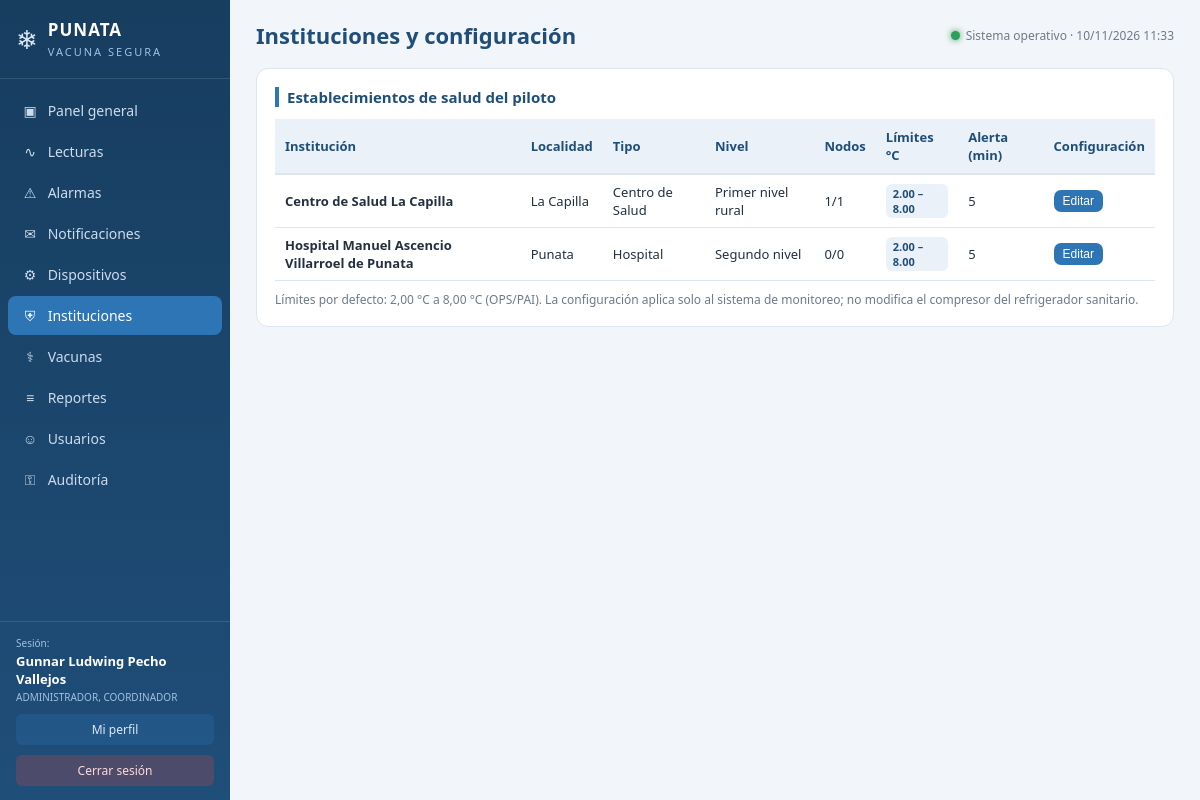
The page /index.php?p=instituciones (signed in) on the database its author committed.
### tables this page shows
CREATE TABLE institucion_salud (
  id_institucion    INT(11) NOT NULL AUTO_INCREMENT,
  id_localidad      INT(11) NOT NULL,
  nombre            VARCHAR(150) NOT NULL,
  tipo_institucion  VARCHAR(80) NULL,
  nivel_atencion    VARCHAR(50) NULL,
  direccion         VARCHAR(250) NULL,
  telefono          VARCHAR(30) NULL,
  estado            TINYINT(1) NULL DEFAULT 1,
  PRIMARY KEY (id_institucion),
  KEY fk_institucion_localidad (id_localidad),
  CONSTRAINT fk_institucion_localidad
    FOREIGN KEY (id_localidad) REFERENCES localidad (id_localidad)
);

CREATE TABLE localidad (
  id_localidad    INT(11) NOT NULL AUTO_INCREMENT,
  id_municipio    INT(11) NOT NULL,
  nombre          VARCHAR(150) NOT NULL,
  PRIMARY KEY (id_localidad),
  KEY fk_localidad_municipio (id_municipio),
  CONSTRAINT fk_localidad_municipio
    FOREIGN KEY (id_municipio) REFERENCES municipio (id_municipio)
);

CREATE TABLE configuracion_control (
  id_configuracion       INT(11) NOT NULL AUTO_INCREMENT,
  id_institucion         INT(11) NOT NULL,
  temperatura_min        DECIMAL(5,2) NOT NULL,
  temperatura_max        DECIMAL(5,2) NOT NULL,
  tiempo_alerta_minutos  INT(11) NULL DEFAULT 5,
  fecha_inicio           DATETIME NULL DEFAULT CURRENT_TIMESTAMP,
  fecha_fin              DATETIME NULL,
  estado                 TINYINT(1) NULL DEFAULT 1,
  PRIMARY KEY (id_configuracion),
  KEY fk_configuracion_institucion (id_institucion),
  CONSTRAINT fk_configuracion_institucion
    FOREIGN KEY (id_institucion) REFERENCES institucion_salud (id_institucion)
);

### web/index.php (called while the page is built, shortened)
<?php
require_once __DIR__ . '/config/auth.php';
$p = $_GET['p'] ?? (usuario_logueado() ? 'dashboard' : 'login');
require_once __DIR__ . '/config/auth.php';
require __DIR__ . '/parciales/cabecera.php';
require __DIR__ . '/paginas/' . $p . '.php';
require __DIR__ . '/parciales/pie.php';

### web/config/database.php (called while the page is built, shortened)
<?php
function db(): PDO
{
    static $pdo = null;
    if ($pdo === null) {
        $dsn = 'mysql:host=' . DB_HOST . ';port=' . DB_PORT . ';dbname=' . DB_NAME . ';charset=utf8mb4';
        $pdo = new PDO($dsn, DB_USER, DB_PASS, [
            PDO::ATTR_ERRMODE            => PDO::ERRMODE_EXCEPTION,
            PDO::ATTR_DEFAULT_FETCH_MODE => PDO::FETCH_ASSOC,
            PDO::ATTR_EMULATE_PREPARES   => false,
        ]);
        $pdo->exec("SET time_zone = '-04:00';");
    }
    return $pdo;
}
function q(string $sql, array $params = []): PDOStatement
{
    $st = db()->prepare($sql);
    $st->execute($params);
    return $st;
}

### web/config/auth.php (called while the page is built, shortened)
<?php
require_once __DIR__ . '/database.php';
function e(?string $s): string
{
    return htmlspecialchars((string)$s, ENT_QUOTES, 'UTF-8');
}
function tiene_permiso(string $permiso): bool
{
    return in_array($permiso, $_SESSION['permisos'] ?? [], true);
}

### web/paginas/instituciones.php (the view, shortened to what this page needs)
<?php
$puedeConfigurar = tiene_permiso('configurar_sistema');
$instituciones = q("
    SELECT i.*, l.nombre AS localidad, m.nombre AS municipio, c.id_configuracion,
           c.temperatura_min, c.temperatura_max, c.tiempo_alerta_minutos, c.estado AS config_estado
    FROM institucion_salud i
    JOIN localidad l ON l.id_localidad = i.id_localidad
    JOIN municipio m ON m.id_municipio = l.id_municipio
    LEFT JOIN configuracion_control c ON c.id_institucion = i.id_institucion AND c.fecha_fin IS NULL
    ORDER BY i.nombre")->fetchAll();
$dispositivosPorIns = q("
    SELECT id_institucion, COUNT(*) total,
           SUM(estado = 'ACTIVO') activos
    FROM dispositivo GROUP BY id_institucion")->fetchAll();
$porIns = [];
foreach ($dispositivosPorIns as $r) {
    $porIns[$r['id_institucion']] = $r;
}
echo '<div class="panel"><h2>Establecimientos de salud del piloto</h2>';
echo '<table class="tabla"><tr><th>Institución</th><th>Localidad</th><th>Tipo</th><th>Nivel</th>'
   . '<th>Nodos</th><th>Límites °C</th><th>Alerta (min)</th><th>Configuración</th></tr>';
foreach ($instituciones as $i) {
    $conf = $i['id_configuracion'] ? $i : null;
    echo '<tr>
            <td><strong>' . e($i['nombre']) . '</strong></td>
            <td>' . e($i['localidad']) . '</td>
            <td>' . e($i['tipo_institucion']) . '</td>
            <td>' . e($i['nivel_atencion']) . '</td>';
    $nd = $porIns[$i['id_institucion']] ?? null;
    echo '<td>' . ($nd ? (int)$nd['activos'] . '/' . (int)$nd['total'] : '0/0') . '</td>';
    if ($conf) {
        echo '<td><span class="badge">' . number_format((float)$conf['temperatura_min'], 2)
           . ' – ' . number_format((float)$conf['temperatura_max'], 2) . '</span></td>
              <td>' . (int)$conf['tiempo_alerta_minutos'] . '</td>';
        echo '<td>';
        if ($puedeConfigurar) {
            echo '<button class="boton mini" onclick="document.getElementById(\'cfg-' . (int)$conf['id_configuracion'] . '\').style.display=\'block\'">Editar</button>
                  <div id="cfg-' . (int)$conf['id_configuracion'] . '" style="display:none;margin-top:8px;background:#f7fafd;padding:10px;border-radius:8px">
                    <form method="post" style="display:flex;gap:10px;flex-wrap:wrap;align-items:flex-end">
                      <input type="hidden" name="acc" value="config">
                      <input type="hidden" name="csrf" value="' . csrf_token() . '">
                      <input type="hidden" name="id_configuracion" value="' . (int)$conf['id_configuracion'] . '">
                      <div class="campo"><label>Temperatura mínima</label>
                        <input type="number" step="0.01" name="temperatura_min" value="' . number_format((float)$conf['temperatura_min'], 2, '.', '') . '"></div>
                      <div class="campo"><label>Temperatura máxima</label>
                        <input type="number" step="0.01" name="temperatura_max" value="' . number_format((float)$conf['temperatura_max'], 2, '.', '') . '"></div>
                      <div class="campo"><label>Tiempo de alerta (min)</label>
                        <input type="number" min="1" name="tiempo_alerta_minutos" value="' . (int)$conf['tiempo_alerta_minutos'] . '"></div>
                      <div class="campo"><label>Estado</label>
                        <select name="estado">
                          <option value="1" ' . ($conf['config_estado'] == 1 ? 'selected' : '') . '>Activo</option>
                          <option value="0" ' . ($conf['config_estado'] == 0 ? 'selected' : '') . '>Inactivo</option>
                        </select></div>
                      <button class="boton mini verde" type="submit">Guardar</button>
                    </form></div>';
        } else {
            echo '—';
        }
        echo '</td>';
    } else {
        echo '<td colspan="3">Sin configuración activa</td>';
    }
    echo '</tr>';
}
echo '</table>';
echo '<p class="pie-mapa">Límites por defecto: 2,00 °C a 8,00 °C (OPS/PAI). La configuración aplica solo al '
    . 'sistema de monitoreo; no modifica el compresor del refrigerador sanitario.</p></div>';

### web/assets/css/estilo.css (style rules this page uses)
:root { --azul:#1f4e79; --azul2:#2e75b6; --fondo:#f2f5f9; --blanco:#fff; --gris:#6b7a8c; --borde:#dde5ee; --verde:#2e9e5b; --rojo:#d64545; --ambar:#e8a13a; --texto:#22303f; }
* { box-sizing:border-box;margin:0;padding:0 }
body { font-family:'Segoe UI',Calibri,Arial,sans-serif;background:var(--fondo);color:var(--texto);font-size:14px }
.panel { background:var(--blanco);border:1px solid var(--borde);border-radius:12px;padding:18px;margin-bottom:18px }
.panel h2 { font-size:15px;color:var(--azul);margin-bottom:12px;border-left:4px solid var(--azul2);padding-left:8px }
table.tabla { width:100%;border-collapse:collapse;font-size:13px }
table.tabla th { background:#eaf1f9;color:var(--azul);text-align:left;padding:9px 10px;border-bottom:2px solid var(--borde) }
table.tabla td { padding:8px 10px;border-bottom:1px solid var(--borde) }
.boton { display:inline-block;background:var(--azul2);color:#fff;border:none;padding:8px 14px;border-radius:7px;cursor:pointer;font-size:13px }
.boton.mini { padding:4px 9px;font-size:12px }
.pie-mapa { font-size:12px;color:var(--gris);margin-top:10px }
.badge { display:inline-block;background:#eaf1f9;color:var(--azul);border-radius:6px;padding:2px 7px;font-size:11px;font-weight:600 }

### rows shown on the page
institucion_salud: nombre "Centro de Salud La Capilla", id_localidad.nombre "La Capilla", tipo_institucion "Centro de Salud", nivel_atencion "Primer nivel rural", id_institucion "1", configuracion_control.temperatura_min "2.00", configuracion_control.temperatura_max "8.00", configuracion_control.tiempo_alerta_minutos "5"
institucion_salud: nombre "Hospital Manuel Ascencio Villarroel de Punata", id_localidad.nombre "Punata", tipo_institucion "Hospital", nivel_atencion "Segundo nivel", shows "0/0", configuracion_control.temperatura_min "2.00", configuracion_control.temperatura_max "8.00", configuracion_control.tiempo_alerta_minutos "5"

### other values the page prints
$ico "▣"
$txt "Panel general"
$ico "∿"
$txt "Lecturas"
$ico "⚠"
$txt "Alarmas"
$ico "✉"
$txt "Notificaciones"
$ico "⚙"
$txt "Dispositivos"
$ico "⛨"
$txt "Instituciones"
$ico "⚕"
$txt "Vacunas"
$ico "≡"
